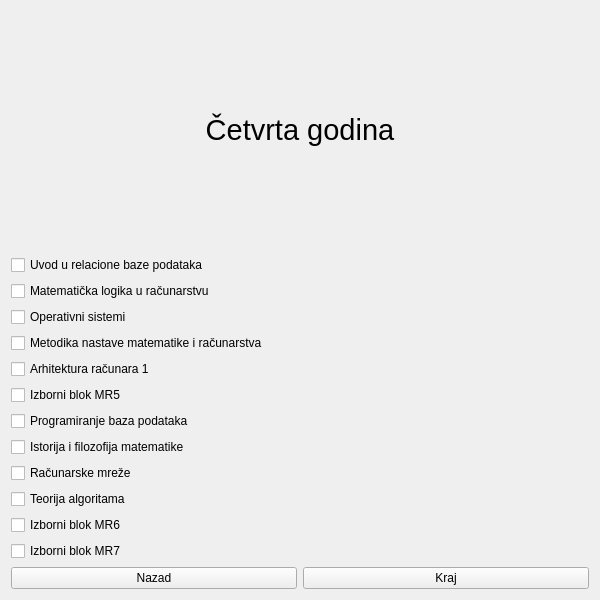
<?xml version="1.0" encoding="UTF-8"?>
<ui version="4.0">
 <class>FourthYearMR</class>
 <widget class="QWidget" name="FourthYearMR">
  <property name="geometry">
   <rect>
    <x>0</x>
    <y>0</y>
    <width>600</width>
    <height>600</height>
   </rect>
  </property>
  <property name="windowTitle">
   <string>Form</string>
  </property>
  <layout class="QVBoxLayout" name="verticalLayout">
   <item>
    <widget class="QLabel" name="label">
     <property name="font">
      <font>
       <pointsize>22</pointsize>
      </font>
     </property>
     <property name="text">
      <string>Četvrta godina</string>
     </property>
     <property name="alignment">
      <set>Qt::AlignCenter</set>
     </property>
    </widget>
   </item>
   <item>
    <widget class="QCheckBox" name="cbURBP">
     <property name="text">
      <string>Uvod u relacione baze podataka</string>
     </property>
    </widget>
   </item>
   <item>
    <widget class="QCheckBox" name="cbMLUR">
     <property name="text">
      <string>Matematička logika u računarstvu</string>
     </property>
    </widget>
   </item>
   <item>
    <widget class="QCheckBox" name="cbOS">
     <property name="text">
      <string>Operativni sistemi</string>
     </property>
    </widget>
   </item>
   <item>
    <widget class="QCheckBox" name="cbMNMR">
     <property name="text">
      <string>Metodika nastave matematike i računarstva</string>
     </property>
    </widget>
   </item>
   <item>
    <widget class="QCheckBox" name="cbAR1">
     <property name="text">
      <string>Arhitektura računara 1</string>
     </property>
    </widget>
   </item>
   <item>
    <widget class="QCheckBox" name="cbIzborni1">
     <property name="text">
      <string>Izborni blok MR5</string>
     </property>
    </widget>
   </item>
   <item>
    <widget class="QCheckBox" name="cbPBP">
     <property name="text">
      <string>Programiranje baza podataka</string>
     </property>
    </widget>
   </item>
   <item>
    <widget class="QCheckBox" name="cbIFM">
     <property name="text">
      <string>Istorija i filozofija matematike</string>
     </property>
    </widget>
   </item>
   <item>
    <widget class="QCheckBox" name="cbRM">
     <property name="text">
      <string>Računarske mreže</string>
     </property>
    </widget>
   </item>
   <item>
    <widget class="QCheckBox" name="cbTA">
     <property name="text">
      <string>Teorija algoritama</string>
     </property>
    </widget>
   </item>
   <item>
    <widget class="QCheckBox" name="cbIzborni2">
     <property name="text">
      <string>Izborni blok MR6</string>
     </property>
    </widget>
   </item>
   <item>
    <widget class="QCheckBox" name="cbIzborni3">
     <property name="text">
      <string>Izborni blok MR7</string>
     </property>
    </widget>
   </item>
   <item>
    <layout class="QHBoxLayout" name="horizontalLayout">
     <item>
      <widget class="QPushButton" name="pbBack">
       <property name="text">
        <string>Nazad</string>
       </property>
      </widget>
     </item>
     <item>
      <widget class="QPushButton" name="pbEnd">
       <property name="text">
        <string>Kraj</string>
       </property>
      </widget>
     </item>
    </layout>
   </item>
  </layout>
 </widget>
 <resources/>
 <connections/>
</ui>
